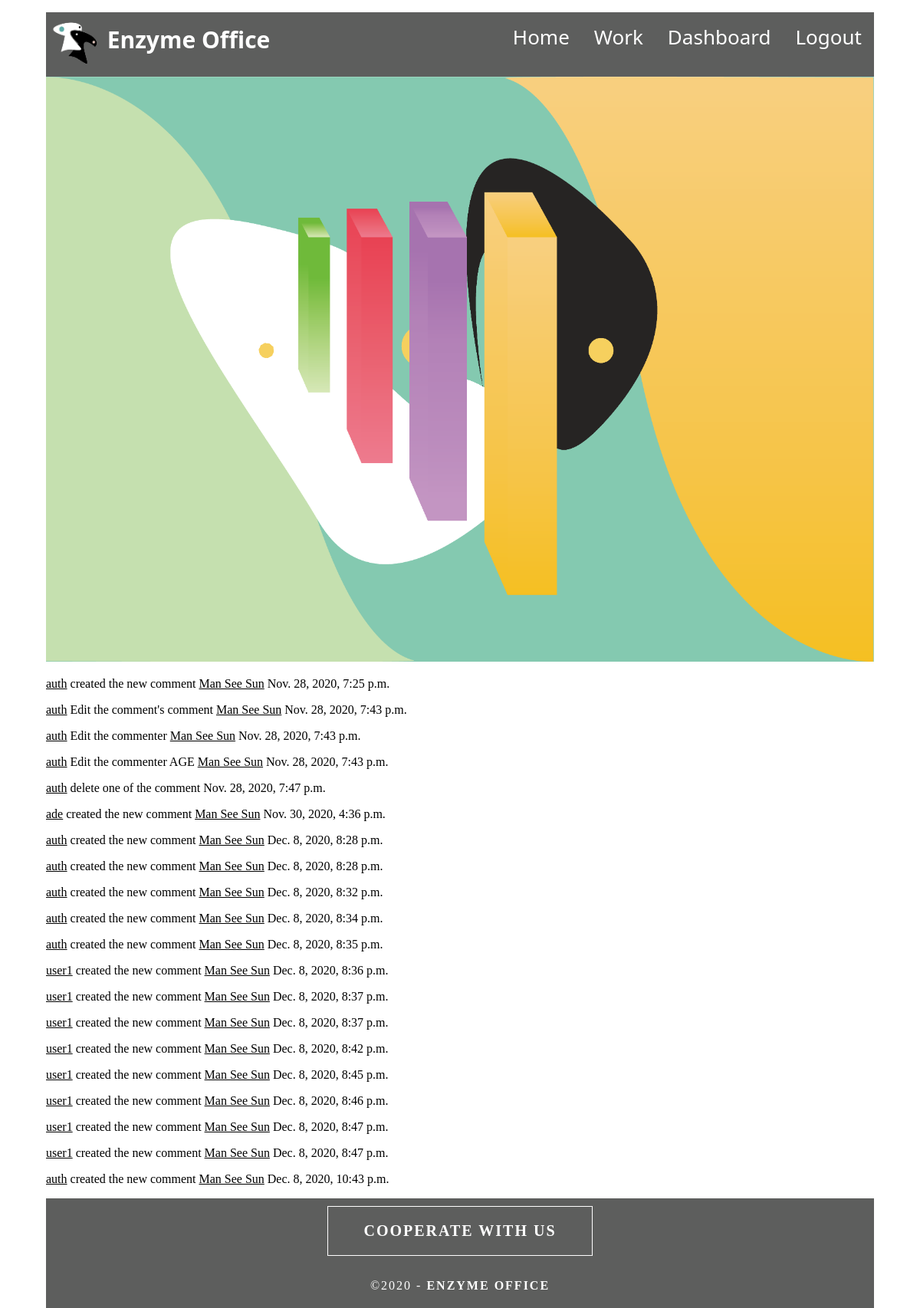
Page /enzymeoffice/home (signed in) on the committed database.
### actions/models.py (models this page shows)
class Action(models.Model):
    user=models.ForeignKey(User,on_delete=models.CASCADE)
    verb=models.CharField(max_length=100)
    target_ct=models.ForeignKey(ContentType,blank=True,null=True,on_delete=models.CASCADE)
    target_id=models.PositiveIntegerField(blank=True,null=True)
    target=GenericForeignKey('target_ct','target_id')
    created=models.DateTimeField(auto_now_add=True)

### enzyme/models.py (models this page shows, shortened)
class comment(models.Model):
    id=models.TextField(max_length=50),
    work=models.TextField(max_length=100)
    username=models.TextField(max_length=50)
    date_posted=models.DateField(auto_now_add=True)
    comment=models.TextField(blank=True)
    Age=models.IntegerField()
    name=models.TextField(max_length=50)
    def get_absolute_url(self):
        thiswork=work.objects.get(title=self.work)
        return reverse('enzyme:enzyme_offic_listdetail',args=[thiswork.id])

### enzyme/views.py (the view)
# urls.py: path('home',views.enzyme_office_home,name='enzyme_offic_home'),
def enzyme_office_home(request):
    actions=Action.objects.all()
    return render(request, "enzymeoffice/enzyme/Home.html",{"actions":actions})

### templates/enzymeoffice/enzyme/Home.html (shortened to what this page needs)
{% extends "enzymeoffice/base.html" %}
{% load static %}
{% block mainpage %}
    <div class="mainpage">
    <dl class="mainpagepicturediv">
      <dt>  <img src="{% static "img/mainpag.png" %}" alt=""   class="mainpagepicture"/>
</dt>
	  </dl>
  </div>
    {% if request.session.is_login %}
      {% for action in actions %}
          <a href="/users/profile/{{ action.user.username }}" style="color: black">{{ action.user.username }}</a> {{ action.verb }} <a href="{{action.target.get_absolute_url}}" style="color: black" >{{ action.target.work }}</a>  {{ action.created }}
          {% empty %}
          No activity yet
          {% endfor %}
              {% endif %}
{% endblock %}

### enzyme/static/css/p51.css (style rules this page uses)
body { font-family: Cambria, "Hoefler Text", "Liberation Serif", Times, "Times New Roman", serif; background-color: #FFFFFF; margin: 0; }
.mainpagepicture { width: 100%; height: 100%; object-fit: cover }
.mainpagepicturediv { text-align: center; }

### rows in the picture
Action: user.username "auth", verb "created the new comment", target.work "Man See Sun", created "Nov. 28, 2020, 7:25 p.m."
Action: user.username "auth", verb "Edit the comment's comment", target.work "Man See Sun", created "Nov. 28, 2020, 7:43 p.m."
Action: user.username "auth", verb "Edit the commenter", target.work "Man See Sun", created "Nov. 28, 2020, 7:43 p.m."
Action: user.username "auth", verb "Edit the commenter AGE", target.work "Man See Sun", created "Nov. 28, 2020, 7:43 p.m."
Action: user.username "auth", verb "delete one of the comment", created "Nov. 28, 2020, 7:47 p.m."
Action: user.username "ade", verb "created the new comment", target.work "Man See Sun", created "Nov. 30, 2020, 4:36 p.m."
Action: user.username "auth", verb "created the new comment", target.work "Man See Sun", created "Dec. 8, 2020, 8:28 p.m."
Action: user.username "auth", verb "created the new comment", target.work "Man See Sun", created "Dec. 8, 2020, 8:28 p.m."
Action: user.username "auth", verb "created the new comment", target.work "Man See Sun", created "Dec. 8, 2020, 8:32 p.m."
Action: user.username "auth", verb "created the new comment", target.work "Man See Sun", created "Dec. 8, 2020, 8:34 p.m."
Action: user.username "auth", verb "created the new comment", target.work "Man See Sun", created "Dec. 8, 2020, 8:35 p.m."
Action: user.username "user1", verb "created the new comment", target.work "Man See Sun", created "Dec. 8, 2020, 8:36 p.m."
Action: user.username "user1", verb "created the new comment", target.work "Man See Sun", created "Dec. 8, 2020, 8:37 p.m."
Action: user.username "user1", verb "created the new comment", target.work "Man See Sun", created "Dec. 8, 2020, 8:37 p.m."
Action: user.username "user1", verb "created the new comment", target.work "Man See Sun", created "Dec. 8, 2020, 8:42 p.m."
Action: user.username "user1", verb "created the new comment", target.work "Man See Sun", created "Dec. 8, 2020, 8:45 p.m."
Action: user.username "user1", verb "created the new comment", target.work "Man See Sun", created "Dec. 8, 2020, 8:46 p.m."
Action: user.username "user1", verb "created the new comment", target.work "Man See Sun", created "Dec. 8, 2020, 8:47 p.m."
Action: user.username "user1", verb "created the new comment", target.work "Man See Sun", created "Dec. 8, 2020, 8:47 p.m."
Action: user.username "auth", verb "created the new comment", target.work "Man See Sun", created "Dec. 8, 2020, 10:43 p.m."
